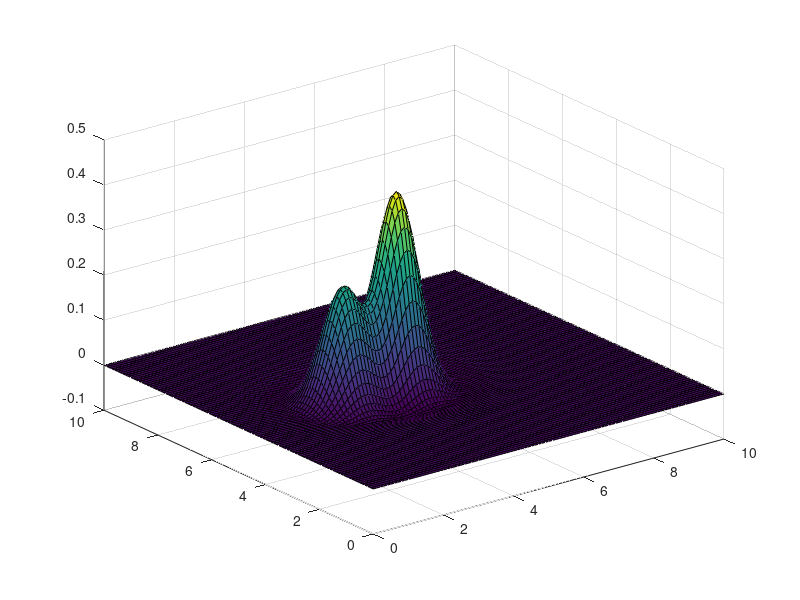

This chart was generated by the following MATLAB code:
clc; clear all; close all;
x = 0:.1:10;
y = 0:.1:10;

    % parameters to characterize influence function
    w1= 2;
    w2= -1;
    sig1= 0.54;
    sig2= 0.85;
    mu = [3,5];
    for i = 1: length(x)
        for j = 1: length(y)
            S(i,j) = w1/(2*pi*sig1^2)*exp(-((x(i)-mu(1))^2+(y(j)-mu(2))^2)/(2*sig1^2))+...
                w2/(2*pi*sig2^2)*exp(-((x(i)-mu(1))^2+(y(j)-mu(2))^2)/(2*sig2^2));
%             plot3(x(i),y(i), S(i,j));
%             hold on;
        end
    end
    
    mu = [4.5,5];
    for i = 1: length(x)
        for j = 1: length(y)
            S2(i,j) = w1/(2*pi*sig1^2)*exp(-((x(i)-mu(1))^2+(y(j)-mu(2))^2)/(2*sig1^2))+...
                w2/(2*pi*sig2^2)*exp(-((x(i)-mu(1))^2+(y(j)-mu(2))^2)/(2*sig2^2));
%             plot3(x(i),y(i), S(i,j));
%             hold on;
        end
    end
    
%     x = repmat(x,length(x),1);
%     y = repmat(y',1,length(y'));
    x = repmat(x',1,length(x'));
    y = repmat(y,length(y),1);
    
    figure; surf(x,y,0.3*S+0.5*S2); hold on;
%     surf(x,y,0.5*S2); hold on;
    
    
            